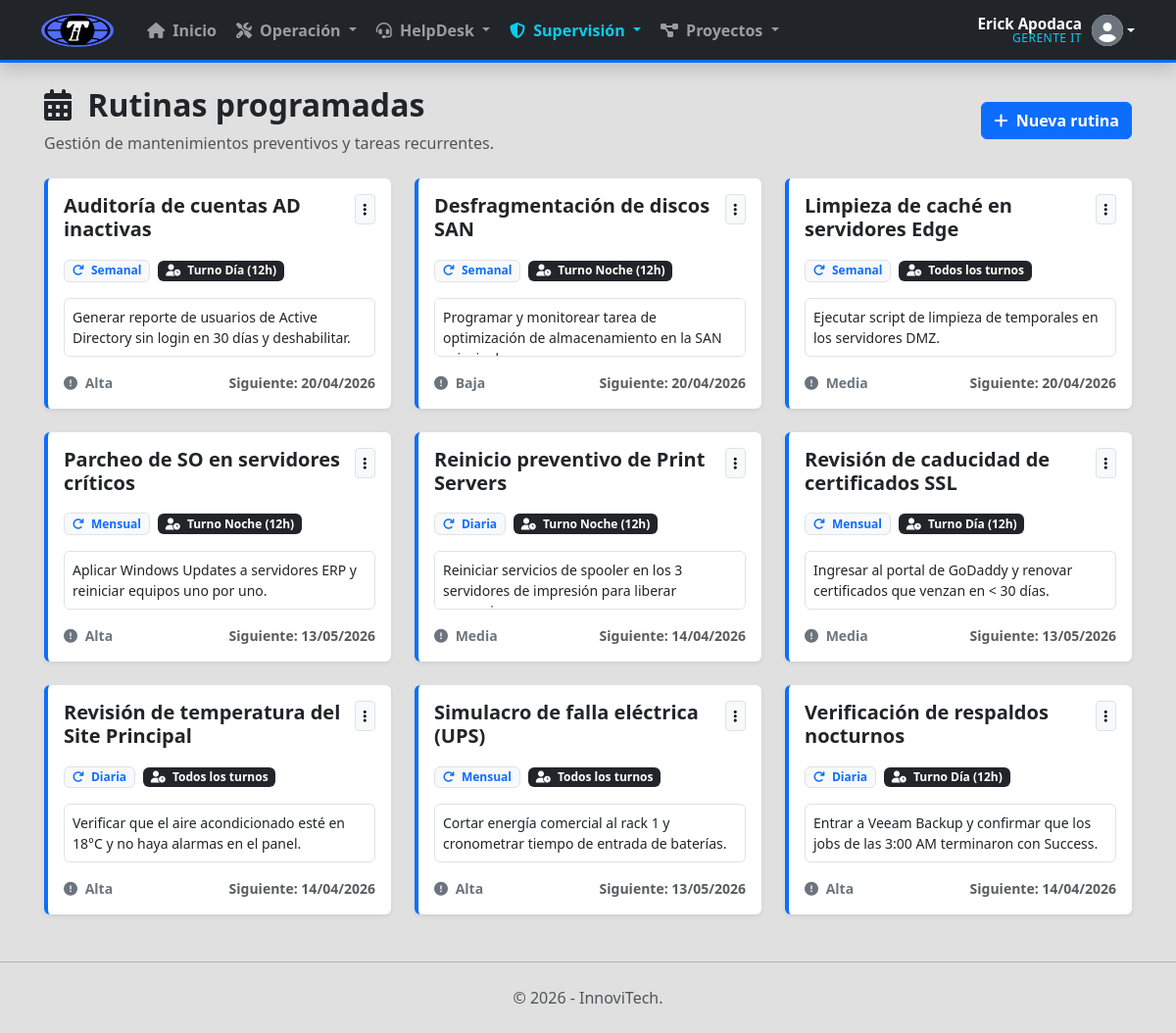
The app's page /TaskManager/manage_tasks_templates.php (signed in) with its own data.
### tables this page shows
CREATE TABLE `activitytemplates` (
  `Id` char(36) NOT NULL,
  `PrimaryDepartmentId` char(36) NOT NULL,
  `Name` varchar(200) NOT NULL,
  `Description` text DEFAULT NULL,
  `SpecificActionPlan` text DEFAULT NULL,
  `PriorityId` int(11) NOT NULL,
  `DefaultTaskTypeId` int(11) DEFAULT 1,
  `RecurrenceType` varchar(50) DEFAULT NULL,
  `TargetShifts` varchar(255) DEFAULT NULL,
  `NextRunDate` date DEFAULT NULL,
  `CronExpression` varchar(50) NOT NULL,
  `DefaultResponsibleId` char(36) DEFAULT NULL,
  `IsActive` tinyint(1) NOT NULL DEFAULT 1,
  PRIMARY KEY (`Id`),
  KEY `FK_ActivityTemplates_Departments` (`PrimaryDepartmentId`),
  KEY `FK_ActivityTemplates_Users` (`DefaultResponsibleId`),
  KEY `FK_ActivityTemplates_Priorities` (`PriorityId`),
  CONSTRAINT `FK_ActivityTemplates_Departments` FOREIGN KEY (`PrimaryDepartmentId`) REFERENCES `departments` (`Id`),
  CONSTRAINT `FK_ActivityTemplates_Priorities` FOREIGN KEY (`PriorityId`) REFERENCES `priorities` (`Id`),
  CONSTRAINT `FK_ActivityTemplates_Users` FOREIGN KEY (`DefaultResponsibleId`) REFERENCES `users` (`Id`)
);

CREATE TABLE `priorities` (
  `Id` int(11) NOT NULL AUTO_INCREMENT,
  `Name` varchar(50) NOT NULL,
  PRIMARY KEY (`Id`),
  UNIQUE KEY `Name` (`Name`)
);

### TaskManager/manage_tasks_templates.php (the view, shortened to what this page needs)
<?php
require_once 'conexion.php';
$deptoId = $_SESSION['DepartmentID'];
$sqlTemplates = "SELECT t.*, p.Name as Prioridad FROM ActivityTemplates t
                 JOIN Priorities p ON t.PriorityId = p.Id
                 WHERE t.PrimaryDepartmentId = ? ORDER BY t.IsActive DESC, t.Name ASC";
$stmt = $pdo->prepare($sqlTemplates);
$stmt->execute([$deptoId]);
$plantillas = $stmt->fetchAll();
require 'layout.php';
?>
<div class="mt-4 mb-4 d-flex justify-content-between align-items-center">
    <div>
        <h2 class="fw-bold text-dark"><i class="fas fa-calendar-alt me-2"></i> Rutinas programadas</h2>
        <p class="text-muted mb-0">Gestión de mantenimientos preventivos y tareas recurrentes.</p>
    </div>
    <button type="button" class="btn btn-primary fw-bold" data-bs-toggle="modal" data-bs-target="#newTemplateModal">
        <i class="fas fa-plus me-1"></i> Nueva rutina
    </button>
</div>
<div class="row g-4 mb-5">
    <?php foreach ($plantillas as $tpl): ?>
        <div class="col-md-6 col-lg-4">
            <div class="card shadow-sm border-0 h-100 <?= $tpl['IsActive'] ? 'border-start border-4 border-primary' : 'bg-light text-muted' ?>">
                <div class="card-body">
                    <div class="d-flex justify-content-between mb-2">
                        <h5 class="fw-bold mb-0"><?= htmlspecialchars($tpl['Name']) ?></h5>
                        <div class="dropdown">
                            <button class="btn btn-sm btn-light border" data-bs-toggle="dropdown"><i class="fas fa-ellipsis-v"></i></button>
                        </div>
                    </div>
                    <div class="mb-3 mt-3">
                        <span class="badge bg-light text-primary border me-1"><i class="fas fa-redo me-1"></i> <?= $tpl['RecurrenceType'] ?></span>
                        <span class="badge bg-dark text-white"><i class="fas fa-user-clock me-1"></i> <?= $tpl['TargetShifts'] ?></span>
                    </div>
                    <div class="bg-white border rounded p-2 mb-3 small" style="height: 60px; overflow-y: auto;">
                        <?= nl2br(htmlspecialchars($tpl['SpecificActionPlan'])) ?>
                    </div>
                    <div class="d-flex justify-content-between align-items-center mt-auto small fw-bold">
                        <span class="text-secondary"><i class="fas fa-exclamation-circle me-1"></i> <?= $tpl['Prioridad'] ?></span>
                        <span class="text-muted">Siguiente: <?= date('d/m/Y', strtotime($tpl['NextRunDate'])) ?></span>
                    </div>
                </div>
            </div>
        </div>
    <?php endforeach; ?>
</div>
<?php require 'footer.php'; ?>

### TaskManager/layout.php (style rules this page uses)
body { background-color: #E0E0E0 !important; }

### records on screen
activitytemplates: Name "Auditoría de cuentas AD inactivas", RecurrenceType "Semanal", TargetShifts "Turno Día (12h)", SpecificActionPlan "Generar reporte de usuarios de Active Directory sin login en 30 días y deshabilitar.", PriorityId.Name "Alta", NextRunDate "20/04/2026"
activitytemplates: Name "Desfragmentación de discos SAN", RecurrenceType "Semanal", TargetShifts "Turno Noche (12h)", SpecificActionPlan "Programar y monitorear tarea de optimización de almacenamiento en la SAN…", PriorityId.Name "Baja", NextRunDate "20/04/2026"
activitytemplates: Name "Limpieza de caché en servidores Edge", RecurrenceType "Semanal", TargetShifts "Todos los turnos", SpecificActionPlan "Ejecutar script de limpieza de temporales en los servidores DMZ.", PriorityId.Name "Media", NextRunDate "20/04/2026"
activitytemplates: Name "Parcheo de SO en servidores críticos", RecurrenceType "Mensual", TargetShifts "Turno Noche (12h)", SpecificActionPlan "Aplicar Windows Updates a servidores ERP y reiniciar equipos uno por uno.", PriorityId.Name "Alta", NextRunDate "13/05/2026"
activitytemplates: Name "Reinicio preventivo de Print Servers", RecurrenceType "Diaria", TargetShifts "Turno Noche (12h)", SpecificActionPlan "Reiniciar servicios de spooler en los 3 servidores de impresión para liberar…", PriorityId.Name "Media", NextRunDate "14/04/2026"
activitytemplates: Name "Revisión de caducidad de certificados SSL", RecurrenceType "Mensual", TargetShifts "Turno Día (12h)", SpecificActionPlan "Ingresar al portal de GoDaddy y renovar certificados que venzan en < 30 días.", PriorityId.Name "Media", NextRunDate "13/05/2026"
activitytemplates: Name "Revisión de temperatura del Site Principal", RecurrenceType "Diaria", TargetShifts "Todos los turnos", SpecificActionPlan "Verificar que el aire acondicionado esté en 18°C y no haya alarmas en el panel.", PriorityId.Name "Alta", NextRunDate "14/04/2026"
activitytemplates: Name "Simulacro de falla eléctrica (UPS)", RecurrenceType "Mensual", TargetShifts "Todos los turnos", SpecificActionPlan "Cortar energía comercial al rack 1 y cronometrar tiempo de entrada de baterías.", PriorityId.Name "Alta", NextRunDate "13/05/2026"
activitytemplates: Name "Verificación de respaldos nocturnos", RecurrenceType "Diaria", TargetShifts "Turno Día (12h)", SpecificActionPlan "Entrar a Veeam Backup y confirmar que los jobs de las 3:00 AM terminaron con Success.", PriorityId.Name "Alta", NextRunDate "14/04/2026"

### other values on screen
$_SESSION['FullName'] "Erick Apodaca"
$_SESSION['JobTitle'] "GERENTE IT"
